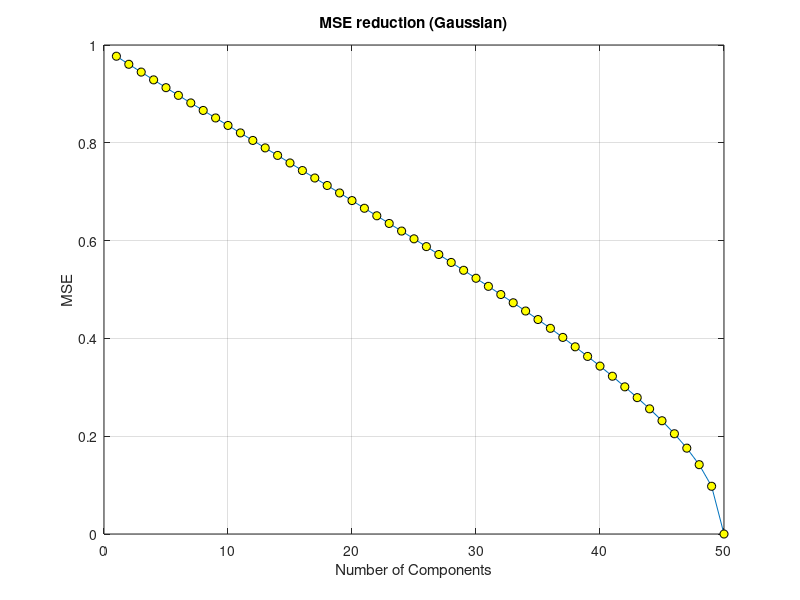
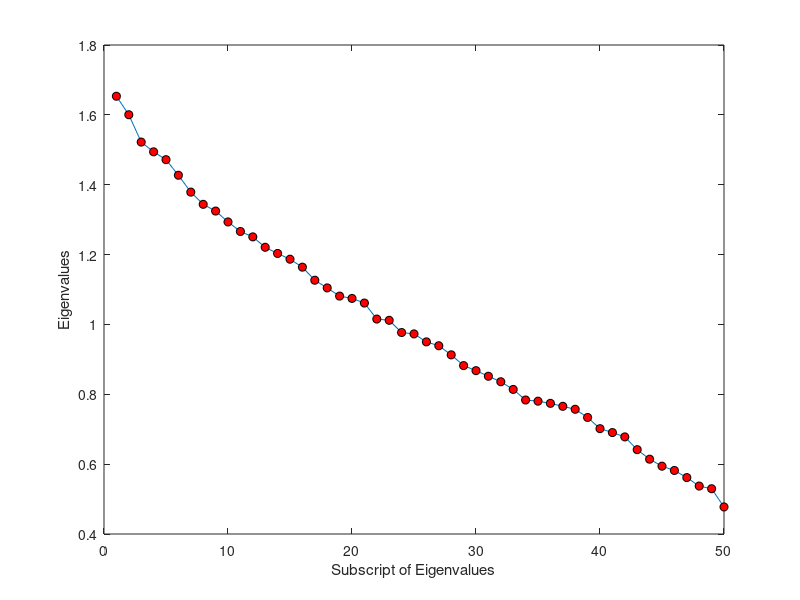

Source code (MATLAB) for these figures, in order:
data = (randn(50,500));
[coeff, score, latent, tsquared, explained, mu] = pca(data');

%[eigvals,eigvec] = linearpca(data');

[~,n_components] = max(cumsum(explained) >= 95);

mse_mat = zeros(1,size(data,1));

for i=1:size(data,1)
    X_reconstruct = bsxfun(@plus, score(:,1:i) * coeff(:,1:i).', mu);
    X_reconstruct = X_reconstruct';
    mse_mat(:,i)=sqrt(mean(mean((data-X_reconstruct).^2)))
end

%Cumexplained mat 
cumexplained = cumsum(explained);
cumunexplained = 100 - cumexplained;

% Plot MSE
figure
plot(1:50, mse_mat, '-o','MarkerFaceColor','y','MarkerEdgeColor','k');
grid on;
xlabel('Number of Components');
ylabel('MSE')
title('MSE reduction (Gaussian)')

% Plot eigenvalues
figure('Name','eigenvalues of the covariance matrix ','NumberTitle','off');
plot([1:length(latent)],latent,'-o','MarkerFaceColor','r','MarkerEdgeColor','k')
ylabel('Eigenvalues')
xlabel('Subscript of Eigenvalues')